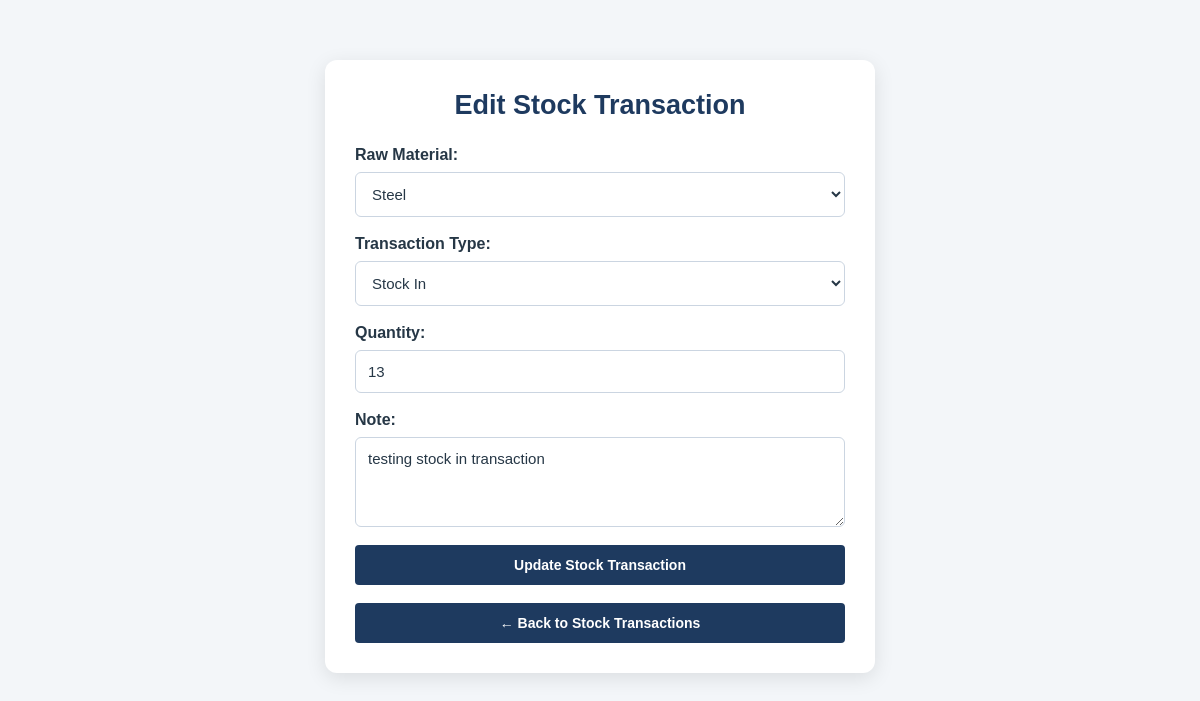
The app's page /api/stock-transactions/1/edit/ (signed in) with its own data.
### manufacturing/models.py (models this page shows, shortened)
class StockTransaction(models.Model):
    raw_material = models.ForeignKey(
        RawMaterial,
        on_delete=models.CASCADE
    )
    transaction_type = models.CharField(
        max_length=20,
        choices=[
            ('IN', 'Stock In'),
            ('OUT', 'Stock Out'),
        ]
    )
    quantity = models.PositiveIntegerField()
    transaction_date = models.DateField(auto_now_add=True)
    note = models.TextField(blank=True)

class RawMaterial(models.Model):
    name = models.CharField(max_length=100)
    material_code = models.CharField(max_length=50, unique=True)
    supplier = models.ForeignKey(
        Supplier,
        on_delete=models.CASCADE,
        null=True,
        blank=True
    )
    quantity = models.IntegerField(default=0)
    unit = models.CharField(max_length=20)
    price = models.DecimalField(max_digits=10, decimal_places=2)

### manufacturing/views.py (the view, shortened to what this page needs)
@login_required
def edit_stock_transaction(request, transaction_id):
    with transaction.atomic():
        stock_transaction = get_object_or_404(
            StockTransaction.objects.select_for_update(),
            id=transaction_id
        )
        raw_materials = RawMaterial.objects.all()
    return render(
        request,
        'edit_stock_transaction.html',
        {
            'stock_transaction': stock_transaction,
            'raw_materials': raw_materials
        }
    )

### manufacturing/templates/edit_stock_transaction.html (shortened to what this page needs)
<!DOCTYPE html>
<html lang="en">
<head>
</head>
<body>
    <div class="container">
        <h1>Edit Stock Transaction</h1>
        <form method="POST">
            <label for="raw_material">Raw Material:</label>
            <select id="raw_material" name="raw_material" required>
                {% for material in raw_materials %}
                    <option value="{{ material.id }}"
                        {% if material.id == stock_transaction.raw_material_id %}selected{% endif %}>
                        {{ material.name }}
                    </option>
                {% endfor %}
            </select>
            <label for="transaction_type">Transaction Type:</label>
            <select id="transaction_type" name="transaction_type" required>
                <option value="IN"
                    {% if stock_transaction.transaction_type == "IN" %}selected{% endif %}>
                    Stock In
                </option>
            </select>
            <label for="quantity">Quantity:</label>
            <input
                type="number"
                id="quantity"
                name="quantity"
                min="1"
                value="{{ stock_transaction.quantity }}"
                required
            >
            <label for="note">Note:</label>
            <textarea id="note" name="note">{{ stock_transaction.note }}</textarea>
            <button type="submit">Update Stock Transaction</button>
        </form>
        <a href="{% url 'stock_transaction_page' %}" class="back-btn">
            ← Back to Stock Transactions
        </a>
    </div>
</body>
</html>

### manufacturing/templates/edit_stock_transaction.html (style rules this page uses)
* { box-sizing: border-box; }
body { margin: 0; padding: 30px 15px; font-family: Arial, sans-serif; background: #f3f6f9; color: #263746; }
.container { max-width: 550px; width: 100%; margin: 30px auto; padding: 30px; background: white; border-radius: 12px; box-shadow: 0 5px 20px rgba(0, 0, 0, 0.10); }
h1 { margin: 0 0 25px; text-align: center; color: #1e3a5f; font-size: 27px; }
label { display: block; margin-bottom: 8px; font-weight: bold; }
input, select, textarea { display: block; width: 100%; padding: 12px; margin-bottom: 18px; border: 1px solid #cbd5e1; border-radius: 6px; font-size: 15px; background: white; color: #263746; }
textarea { min-height: 90px; resize: vertical; font-family: Arial, sans-serif; }
button, .back-btn { display: block; width: 100%; margin-top: 18px; padding: 12px; background: #1e3a5f; color: white; border: none; border-radius: 4px; text-align: center; text-decoration: none; font-size: 14px; font-weight: bold; cursor: pointer; transition: background 0.3s; }

### records on screen
StockTransaction: raw_material "Steel", transaction_type "Stock In", quantity "13", note "testing stock in transaction"
